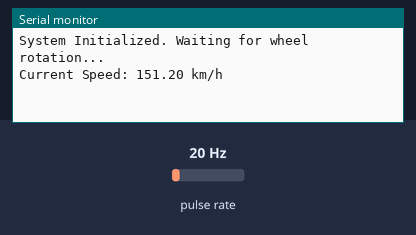
This sketch was run on a simulated ESP32. Shown: the last lines printed to the serial monitor. Wiring (inferred from the names in the program): pulse sensor: data GPIO 4. The inputs (shaded band) are chosen by the test bench; at power-on: pulse rate 20 Hz.

Above: at 1.2 s.
1.3 s: pulse rate (sensor on GPIO 4) set to 4 Hz
At 2.6 s:
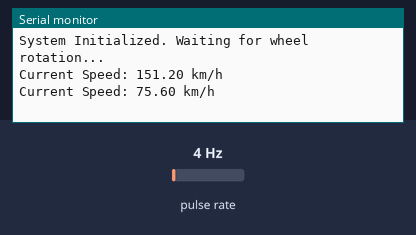
2.8 s: pulse rate (sensor on GPIO 4) set to 50 Hz
At 3.3 s:
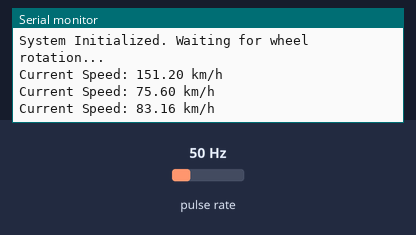
Timing chart, 0 to 5.8 s (numbered marks = the images above; inputs shaded):
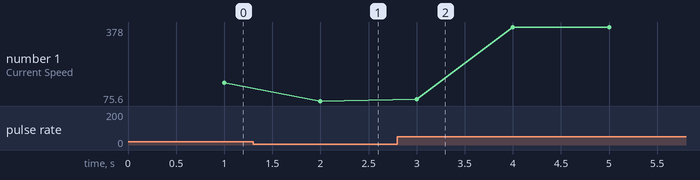

Measured:
- after the input at 1.3 s, the serial monitor: prints a new line after 0.70 s (image 1)
- after the input at 2.8 s, the serial monitor: prints a new line after 0.20 s (image 2)
- plotted number 1: 151.2 → 75.6 after the input at 1.3 s, 75.6 → 378 after the input at 2.8 s

The sketch:

Bike_Computer.ino
```cpp
// פינים של ה-ESP32
const int SENSOR_PIN = 4; // החיישן מחובר לפין 4 (אפשר לשנות בהמשך)

// משתנים לחישוב המהירות
volatile int pulseCount = 0;
unsigned long lastTime = 0;
float wheelCircumference = 2.1; // היקף גלגל אופניים ממוצע במטרים (26 אינץ')
float speedKmh = 0.0;

// פונקציית פסיקה (Interrupt) - רצה בכל פעם שהמגנט עובר ליד החיישן
void IRAM_ATTR countPulse() {
  pulseCount++;
}

void setup() {
  // הפעלת תקשורת טורית למחשב
  Serial.begin(115200);

  // הגדרת פין החיישן כקלט עם נגד משיכה פנימי
  pinMode(SENSOR_PIN, INPUT_PULLUP);

  // חיבור החיישן לפונקציית הפסיקה - מגיב כשהאות יורד מ-1 ל-0 (FALLING)
  attachInterrupt(digitalPinToInterrupt(SENSOR_PIN), countPulse, FALLING);

  lastTime = millis();
  Serial.println("System Initialized. Waiting for wheel rotation...");
}

void loop() {
  unsigned long currentTime = millis();

  // בכל שנייה (1000 מילישניות) נחשב את המהירות
  if (currentTime - lastTime >= 1000) {

    // מנתקים זמנית את הפסיקה כדי שלא ישתנו הנתונים בזמן החישוב
    noInterrupts();
    int pulses = pulseCount;
    pulseCount = 0; // מאפסים לספירה הבאה
    interrupts();

    // חישוב המרחק שעבר בשנייה האחרונה (מספר סיבובים כפול היקף הגלגל)
    float distanceMeters = pulses * wheelCircumference;

    // המרה מקמ"ש (מטרים לשנייה כפול 3.6 הופך לקילומטר לשעה)
    speedKmh = distanceMeters * 3.6;

    // הדפסת הנתונים למסך המחשב (Serial Monitor)
    Serial.print("Current Speed: ");
    Serial.print(speedKmh);
    Serial.println(" km/h");

    lastTime = currentTime;
  }
}
```
